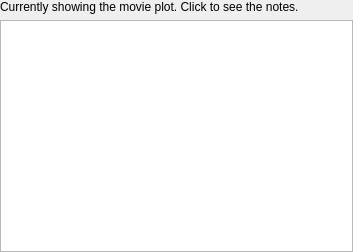
<ui version="4.0" >
 <class>MvdNotesPage</class>
 <widget class="QWidget" name="MvdNotesPage" >
  <property name="geometry" >
   <rect>
    <x>0</x>
    <y>0</y>
    <width>353</width>
    <height>252</height>
   </rect>
  </property>
  <property name="windowTitle" >
   <string>Notes</string>
  </property>
  <layout class="QGridLayout" >
   <property name="margin" >
    <number>0</number>
   </property>
   <item row="0" column="0" >
    <widget class="QLabel" name="toggleLabel" >
     <property name="contextMenuPolicy" >
      <enum>Qt::NoContextMenu</enum>
     </property>
     <property name="text" >
      <string>Currently showing the movie plot. Click to see the notes.</string>
     </property>
     <property name="wordWrap" >
      <bool>true</bool>
     </property>
     <property name="margin" >
      <number>4</number>
     </property>
    </widget>
   </item>
   <item row="1" column="0" >
    <widget class="QStackedWidget" name="stack" >
     <property name="currentIndex" >
      <number>0</number>
     </property>
     <widget class="QWidget" name="page" >
      <property name="geometry" >
       <rect>
        <x>0</x>
        <y>0</y>
        <width>353</width>
        <height>224</height>
       </rect>
      </property>
      <layout class="QGridLayout" >
       <property name="margin" >
        <number>0</number>
       </property>
       <item row="0" column="0" >
        <widget class="QTextEdit" name="plot" >
         <property name="acceptRichText" >
          <bool>false</bool>
         </property>
        </widget>
       </item>
      </layout>
     </widget>
     <widget class="QWidget" name="page_2" >
      <property name="geometry" >
       <rect>
        <x>0</x>
        <y>0</y>
        <width>353</width>
        <height>224</height>
       </rect>
      </property>
      <layout class="QGridLayout" >
       <property name="margin" >
        <number>0</number>
       </property>
       <item row="0" column="0" >
        <widget class="QTextEdit" name="notes" >
         <property name="acceptRichText" >
          <bool>false</bool>
         </property>
        </widget>
       </item>
      </layout>
     </widget>
    </widget>
   </item>
  </layout>
 </widget>
 <resources/>
 <connections/>
</ui>
